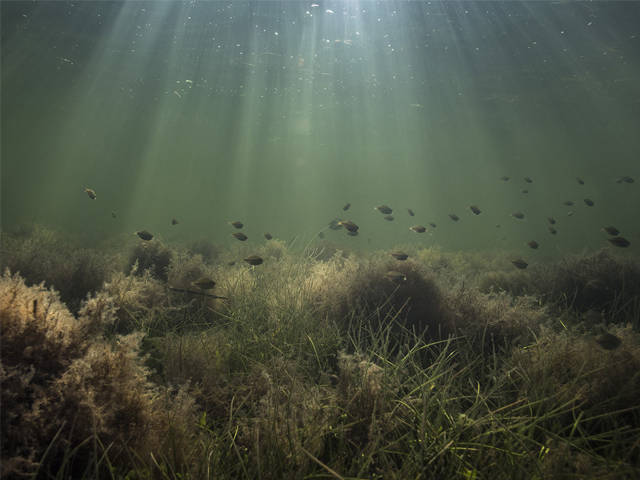
%> input picture fusion-matlab/images/1.jpg, 640 x 480 px
$ octave main.m   (GNU Octave 9; MATLAB toolbox functions it lacks are replaced by stand-ins)
%> lines starting %> are read from the running program, lines starting %| are printed output that depends on the picture; in (x1, y1, x2, y2) boxes, pixels count from 0 and x2, y2 are one past the last pixel; in counts of white or black regions, pixels touching at a corner belong together; the program's own positions count from 1
### fusion-matlab/load_image.m
function img = load_image(num)
%> called with num = '1'
% num is the num of image with

prefix = 'images/';
suffix = '.jpg';
path = [prefix,num,suffix]
img = imread(path);
%> img is the input picture: size 480x640x3 uint8; mean R, G, B 76.7, 84.3, 69.3

### fusion-matlab/simple_color_balance.m
% 对图像进行灰度世界白平衡处理
% 再进行直方图自动对比度调整
function  output = simple_color_balance(image)

num = 255;

r = image(:, :, 1);
g = image(:, :, 2);
b = image(:, :, 3);

Ravg = mean(mean(r));
%> Ravg = 76.68
Gavg = mean(mean(g));
%> Gavg = 84.26
Bavg = mean(mean(b));
%> Bavg = 69.32

avgRGB = [Ravg, Gavg, Bavg];
%> avgRGB = [76.68 84.26 69.32]
grayValue = (Ravg + Gavg + Bavg)/3;
%> grayValue = 76.75
scaleValue = grayValue./avgRGB;
%> scaleValue = [1 0.911 1.11]

% newI(:,:,1) = scaleValue(1) * r;
% newI(:,:,2) = scaleValue(2) * g;
% newI(:,:,3) = scaleValue(3) * b;
%
% figure,imshow(newI);

satLevel =  0.001 * scaleValue;
%> satLevel = [0.001 0.000911 0.00111]

[m,n,p] = size(image);
%> m = 480; n = 640; p = 3
imgRGB_orig = zeros(p, m*n);

for i = 1 : p
   imgRGB_orig(i, : ) = reshape(double(image(:, :, i)), [1, m * n]);
end

imRGB = zeros(size(imgRGB_orig));

%直方图对比度调整
for ch = 1 : p
    q = [satLevel(ch), 1 - satLevel(ch)];
    tiles = quantile(imgRGB_orig(ch, :), q);
    temp = imgRGB_orig(ch, :);
    temp(find(temp < tiles(1))) = tiles(1);
    temp(find(temp > tiles(2))) = tiles(2);
    imRGB(ch, :) = temp;
    pmin = min(imRGB(ch, :));
    pmax = max(imRGB(ch, :));

% fac(A) = Amin + (A - Alow) * (Amax -Amin)/(Ahigh - Alow)
% 对于8bit图像，Amin = 0，Amax = 255
    imRGB(ch, :)  = (imRGB(ch, :) - pmin) * num /(pmax - pmin);
end
%> this loop made 3 passes
%> (q, pmin, pmax) on passes 1 to 3: ([0.001 0.999], 7, 179), ([0.000911 0.999], 6, 190.7), ([0.00111 0.999], 6, 198)

output = zeros(size(image));

for i = 1 : p
        output(:, :, i) = reshape(imRGB(i, :), [m, n]);
end
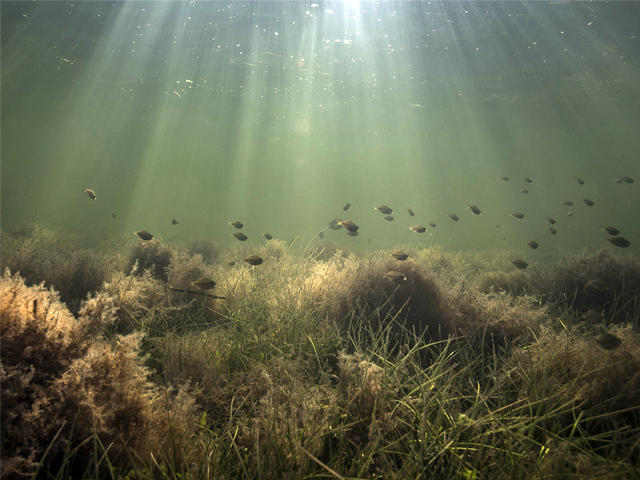
%> output: size 480x640x3 double; mean R, G, B 103.3, 108.1, 84.1

output = uint8(output);
%> output: size 480x640x3 uint8

end

### fusion-matlab/rgb_to_lab.m
function lab = rgb_to_lab(rgb)

cform = makecform('srgb2lab');  %rgb转lab公式
lab = applycform(rgb,cform);    %lab格式
%> lab: size 480x640x3 uint8; mean of channels 1, 2, 3 112.2, 123.2, 140.9

end

### fusion-matlab/bilateralFilter.m
%
% output = bilateralFilter( data, edge, ...
%                          edgeMin, edgeMax, ...
%                          sigmaSpatial, sigmaRange, ...
%                          samplingSpatial, samplingRange )
%
% Bilateral and Cross-Bilateral Filter using the Bilateral Grid.
%
% Bilaterally filters the image 'data' using the edges in the image 'edge'.
% If 'data' == 'edge', then it the standard bilateral filter.
% Otherwise, it is the 'cross' or 'joint' bilateral filter.
% For convenience, you can also pass in [] for 'edge' for the normal
% bilateral filter.
%
% Note that for the cross bilateral filter, data does not need to be
% defined everywhere.  Undefined values can be set to 'NaN'.  However, edge
% *does* need to be defined everywhere.
%
% data and edge should be of the greyscale, double-precision floating point
% matrices of the same size (i.e. they should be [ height x width ])
%
% data is the only required argument
%
% edgeMin and edgeMax specifies the min and max values of 'edge' (or 'data'
% for the normal bilateral filter) and is useful when the input is in a
% range that's not between 0 and 1.  For instance, if you are filtering the
% L channel of an image that ranges between 0 and 100, set edgeMin to 0 and
% edgeMax to 100.
%
% edgeMin defaults to min( edge( : ) ) and edgeMax defaults to max( edge(:)).
% This is probably *not* what you want, since the input may not span the
% entire range.
%
% sigmaSpatial and sigmaRange specifies the standard deviation of the space
% and range gaussians, respectively.
% sigmaSpatial defaults to min( width, height ) / 16
% sigmaRange defaults to ( edgeMax - edgeMin ) / 10.
%
% samplingSpatial and samplingRange specifies the amount of downsampling
% used for the approximation.  Higher values use less memory but are also
% less accurate.  The default and recommended values are:
%
% samplingSpatial = sigmaSpatial
% samplingRange = sigmaRange
%

function output = bilateralFilter( data, edge, edgeMin, edgeMax,...
    sigmaSpatial, sigmaRange, samplingSpatial, samplingRange )

if( ndims( data ) > 2 ),
    error( 'data must be a greyscale image with size [ height, width ]' );
end

if( ~isa( data, 'double' ) ),
    error( 'data must be of class "double"' );
end

if ~exist( 'edge', 'var' ),
    edge = data;
elseif isempty( edge ),
    edge = data;
end

if( ndims( edge ) > 2 ),
    error( 'edge must be a greyscale image with size [ height, width ]' );
end

if( ~isa( edge, 'double' ) ),
    error( 'edge must be of class "double"' );
end

inputHeight = size( data, 1 );
%> inputHeight = 480
inputWidth = size( data, 2 );
%> inputWidth = 640

if ~exist( 'edgeMin', 'var' ),
    edgeMin = min( edge( : ) );
%> edgeMin = 0
    %warning( 'edgeMin not set!  Defaulting to: %f\n', edgeMin );
end

if ~exist( 'edgeMax', 'var' ),
    edgeMax = max( edge( : ) );
%> edgeMax = 255
    %warning( 'edgeMax not set!  Defaulting to: %f\n', edgeMax );
end

edgeDelta = edgeMax - edgeMin;
%> edgeDelta = 255

if ~exist( 'sigmaSpatial', 'var' ),
    sigmaSpatial = min( inputWidth, inputHeight ) / 16;
%> sigmaSpatial = 30
    %fprintf( 'Using default sigmaSpatial of: %f\n', sigmaSpatial );
end

if ~exist( 'sigmaRange', 'var' ),
    sigmaRange = 0.1 * edgeDelta;
%> sigmaRange = 25.5
    %fprintf( 'Using default sigmaRange of: %f\n', sigmaRange );
end

if ~exist( 'samplingSpatial', 'var' ),
    samplingSpatial = sigmaSpatial;
%> samplingSpatial = 30
end

if ~exist( 'samplingRange', 'var' ),
    samplingRange = sigmaRange;
%> samplingRange = 25.5
end

if size( data ) ~= size( edge ),
    error( 'data and edge must be of the same size' );
end

% parameters
derivedSigmaSpatial = sigmaSpatial / samplingSpatial;
%> derivedSigmaSpatial = 1
derivedSigmaRange = sigmaRange / samplingRange;
%> derivedSigmaRange = 1

paddingXY = floor( 2 * derivedSigmaSpatial ) + 1;
%> paddingXY = 3
paddingZ = floor( 2 * derivedSigmaRange ) + 1;
%> paddingZ = 3

% allocate 3D grid
downsampledWidth = floor( ( inputWidth - 1 ) / samplingSpatial )...
    + 1 + 2 * paddingXY;
%> downsampledWidth = 28
downsampledHeight = floor( ( inputHeight - 1 ) / samplingSpatial )...
    + 1 + 2 * paddingXY;
%> downsampledHeight = 22
downsampledDepth = floor( edgeDelta / samplingRange ) + 1 + 2 * paddingZ;
%> downsampledDepth = 17

gridData = zeros( downsampledHeight, downsampledWidth, downsampledDepth );
gridWeights = zeros( downsampledHeight, downsampledWidth, downsampledDepth );

% compute downsampled indices
[ jj, ii ] = meshgrid( 0 : inputWidth - 1, 0 : inputHeight - 1 );

% ii =
% 0 0 0 0 0
% 1 1 1 1 1
% 2 2 2 2 2

% jj =
% 0 1 2 3 4
% 0 1 2 3 4
% 0 1 2 3 4

% so when iterating over ii( k ), jj( k )
% get: ( 0, 0 ), ( 1, 0 ), ( 2, 0 ), ... (down columns first)

di = round( ii / samplingSpatial ) + paddingXY + 1;
dj = round( jj / samplingSpatial ) + paddingXY + 1;
dz = round( ( edge - edgeMin ) / samplingRange ) + paddingZ + 1;

% perform scatter (there's probably a faster way than this)
% normally would do downsampledWeights( di, dj, dk ) = 1, but we have to
% perform a summation to do box downsampling
for k = 1 : numel( dz ),

    dataZ = data( k ); % traverses the image column wise, same as di( k )
    if ~isnan( dataZ  ),

        dik = di( k );
        djk = dj( k );
        dzk = dz( k );

        gridData( dik, djk, dzk ) = gridData( dik, djk, dzk ) + dataZ;
        gridWeights( dik, djk, dzk ) = gridWeights( dik, djk, dzk ) + 1;

    end
end
%> this loop made 307200 passes
%> (dataZ, dzk) on passes 1 to 12: (119, 9), (104, 8), (104, 8), (104, 8), (104, 8), (105, 8), (105, 8), (104, 8), (104, 8), (104, 8), (104, 8), (104, 8)
%> after the loop, dik = 20; djk = 25; dzk = 5

% make gaussian kernel
kernelWidth = 2 * derivedSigmaSpatial + 1;
%> kernelWidth = 3
kernelHeight = kernelWidth;
%> kernelHeight = 3
kernelDepth = 2 * derivedSigmaRange + 1;
%> kernelDepth = 3

halfKernelWidth = floor( kernelWidth / 2 );
%> halfKernelWidth = 1
halfKernelHeight = floor( kernelHeight / 2 );
%> halfKernelHeight = 1
halfKernelDepth = floor( kernelDepth / 2 );
%> halfKernelDepth = 1

[gridX, gridY, gridZ] = meshgrid( 0 : kernelWidth - 1,...
    0 : kernelHeight - 1, 0 : kernelDepth - 1 );
gridX = gridX - halfKernelWidth;
gridY = gridY - halfKernelHeight;
gridZ = gridZ - halfKernelDepth;
gridRSquared = ( gridX .* gridX + gridY .* gridY ) /...
    ( derivedSigmaSpatial * derivedSigmaSpatial ) +...
    ( gridZ .* gridZ ) / ( derivedSigmaRange * derivedSigmaRange );
kernel = exp( -0.5 * gridRSquared );

% convolve
blurredGridData = convn( gridData, kernel, 'same' );
blurredGridWeights = convn( gridWeights, kernel, 'same' );

% divide
% avoid divide by 0, won't read there anyway
blurredGridWeights( blurredGridWeights == 0 ) = -2;
normalizedBlurredGrid = blurredGridData ./ blurredGridWeights;
% put 0s where it's undefined
normalizedBlurredGrid( blurredGridWeights < -1 ) = 0;

% for debugging
% blurredGridWeights( blurredGridWeights < -1 ) = 0; % put zeros back

% upsample
% meshgrid does x, then y, so output arguments need to be reversed
[ jj, ii ] = meshgrid( 0 : inputWidth - 1, 0 : inputHeight - 1 );
% no rounding
di = ( ii / samplingSpatial ) + paddingXY + 1;
dj = ( jj / samplingSpatial ) + paddingXY + 1;
dz = ( edge - edgeMin ) / samplingRange + paddingZ + 1;

% interpn takes rows, then cols, etc
% i.e. size(v,1), then size(v,2), ...
output = interpn( normalizedBlurredGrid, di, dj, dz );
%> output: size 480x640 double
end

### fusion-matlab/lab_to_rgb.m
function rgb = lab_to_rgb(lab)

cform = makecform('lab2srgb');
rgb = applycform(lab,cform);

end

### fusion-matlab/saliency_detection.m
%---------------------------------------------------------
% Copyright (c) 2009 Radhakrishna Achanta [EPFL]
% Contact: firstname.lastname@epfl.ch
%---------------------------------------------------------
% Citation:
% @InProceedings{LCAV-CONF-2009-012,
%    author      = {Achanta, Radhakrishna and Hemami, Sheila and Estrada,
%                  Francisco and S?strunk, Sabine},
%    booktitle   = {{IEEE} {I}nternational {C}onference on {C}omputer
%                  {V}ision and {P}attern {R}ecognition},
%    year        = 2009
% }
%---------------------------------------------------------
% Please note that the saliency maps generated using this
% code may be slightly different from those of the paper.
% This seems to be because the RGB to Lab conversion is
% different from the one used for the results in the C++ code.
% The C++ code is available on the same page as this matlab
% code (http://ivrg.epfl.ch/supplementary_material/RK_CVPR09/index.html)
% One should preferably use the C++ as reference and use
% this matlab implementation mostly as proof of concept
% demo code.
%---------------------------------------------------------
function sm = saliency_detection(img)
%
%---------------------------------------------------------
% Read image and blur it with a 3x3 or 5x5 Gaussian filter
%---------------------------------------------------------
%img = imread('input_image.jpg');%Provide input image path
gfrgb = imfilter(img, fspecial('gaussian', 3, 3), 'symmetric', 'conv');
%---------------------------------------------------------
% Perform sRGB to CIE Lab color space conversion (using D65)
%---------------------------------------------------------
%cform = makecform('srgb2lab', 'whitepoint', whitepoint('d65'));
cform = makecform('srgb2lab');
lab = applycform(gfrgb,cform);
%---------------------------------------------------------
% Compute Lab average values (note that in the paper this
% average is found from the unblurred original image, but
% the results are quite similar)
%---------------------------------------------------------
l = double(lab(:,:,1)); lm = mean(mean(l));
a = double(lab(:,:,2)); am = mean(mean(a));
b = double(lab(:,:,3)); bm = mean(mean(b));
%---------------------------------------------------------
% Finally compute the saliency map and display it.
%---------------------------------------------------------
sm = (l-lm).^2 + (a-am).^2 + (b-bm).^2;
%imshow(sm,[]);
%---------------------------------------------------------

### fusion-matlab/gaussian_pyramid.m
% 高斯金字塔实现步骤：
% 1. 对j级图像进行一个滤波处理（高斯金字塔则采用高斯低通滤波）;
% 2. 对j级图像进行步长2的下采样操作，得到 j-1 级图像;
% 3. 对上1,2步进行迭代操作，直到输出第0级图像结束。

function output = gaussian_pyramid(image, level)

h =1/16 * [1, 4, 6, 4, 1];
filt = h' * h;

% filt = 1/256 * [ 1  4  6  4 1;      % 高斯内核
%                 4 16 24 16 4;
%                 6 24 36 24 6;
%                 4 16 24 16 4;
%                 1  4  6  4 1 ];

output{1} = imfilter(image, filt, 'replicate', 'conv');
temp_img = image;

for i = 2 : level
    temp_img = temp_img(1: 2: end, 1: 2: end);  %向下采样，缩小图像，步长为2
    output{i} = imfilter(temp_img, filt, 'replicate', 'conv');
end

end

### fusion-matlab/laplacian_pyramid.m
% 拉普拉斯金字塔（作用：重建高斯金字塔）
function output = laplacian_pyramid(image, level)

h = 1/16 * [1, 4, 6, 4, 1];
filt = h'* h;

output{1} = image;
temp_img = image;

for i = 2 : level   % 滤波，下采样
    temp_img = temp_img(1: 2: end, 1: 2: end);
    output{i} = imfilter(temp_img, filt, 'replicate', 'conv');
end

% 计算预测残差，重建后的图像减去原始的第j级输入图像
% 即第i层为高斯金字塔i层与 i+1 层经过内插放大后图像的差
for i = 1 : level - 1
   [m, n] = size(output{i});
   output{i} = output{i} - imresize(output{i + 1}, [m, n]);
end

end

### fusion-matlab/pyramid_reconstruct.m
function output = pyramid_reconstruct(pyramid)

level = length(pyramid);

for i = level : -1 :2
    [m, n] = size(pyramid{i - 1});
    pyramid{i - 1} = pyramid{i -1} + imresize(pyramid{i}, [m, n]);
end

output = pyramid{1};
end

### fusion-matlab/main.m
%ゞEnhancing Underwater Images and Videos by Fusion〃 code
clc;
clear;
close all;

ext = '.jpg';
%filenames = { '1','2','4', '5','6', '7','8','9','10','11','12','13','14','a1', 'a2','d1','d2','d3','d4','d5','d6','d7','h1','h2','h3','h4'};
filenames = { '1','2','4', '5','6', '7','8','9','10'};
numFiles = size(filenames, 2);
tic;
for fileIndex = 1:numFiles
    filename = char(filenames(fileIndex));
    image = load_image(filename);
    %figure,imshow(image),title('origin image');
% input1
%%%%%%%%%%%%%%%%%%%%%%%%%%%%%%%%%%%%%%%%%%%%%%%%%%
img1 = simple_color_balance(image);
lab1 = rgb_to_lab(img1);    %rgb change to lab

%figure,subplot(1,2,1),imshow(img1),title('imupt1 image');
% input2
lab2 = lab1;
% bilateralFilter deal with luminance channel
lab2(:, :, 1) = uint8(bilateralFilter(double(lab2(:, :, 1))));
%lab2(:, :, 1) = uint8(guidedfilter(double(rgb2gray(image)),double(lab2(:, :, 1)), 15*4, 10^-6) );

% adaptive histogram equalization
lab2(:, :, 1) = adapthisteq(lab2(:, :, 1));
img2 = lab_to_rgb(lab2);
%subplot(1,2,2),imshow(img2),title('imupt2 image');
%%%%%%%%%%%%%%%%%%%%%%%%%%%%%%%%%%%%%%%%%%%%%%%%%%

%%%%%%%%%%%%%%%%%%%%%%%%%%%%%%%%%%%%%%%%%%%%%%%%%%
% calculate weight
%%%%%%%%%%%%%%%%%%%%%%%%%%%%%%%%%%%%%%%%%%%%%%%%%%
R1 = double(lab1(:, :, 1)/255);
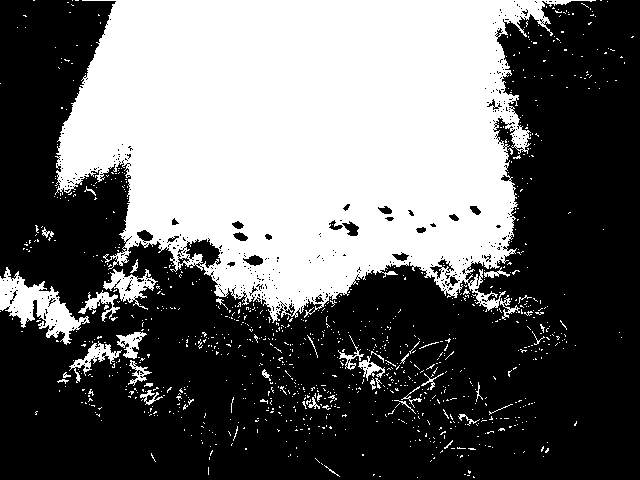
%> R1: size 480x640 double; values 0 (black) and 1 (white), 40.4% white; 1045 white regions (1005 under 20 px), largest, box (x1, y1, x2, y2) and area: (55, 0, 596, 323) 114403, (0, 267, 90, 345) 2657, (103, 269, 158, 310) 850
R2 = double(lab2(:, :, 1)/255);
%> R2: size 480x640 double; values 0 (black) and 1 (white), 47.4% white; 1274 white regions (1200 under 20 px), largest, box (x1, y1, x2, y2) and area: (0, 0, 613, 373) 126999, (54, 327, 203, 434) 4371, (337, 306, 471, 455) 3578

%1. Laplacian contrast weight (Laplacian filiter on input luminance channel)
WL1 = abs(imfilter(R1, fspecial('Laplacian'), 'replicate', 'conv'));
WL2 = abs(imfilter(R2, fspecial('Laplacian'), 'replicate', 'conv'));

% 2. Local contrast weight
h = 1/16 * [1, 4, 6, 4, 1];

whc = pi / 2.75;  % high frequency cut-off value

WLC1 = imfilter(R1, h' * h, 'replicate', 'conv');
WLC1(find(WLC1 > whc)) = whc;
WLC1 = (R1 - WLC1).^2;

WLC2 = imfilter(R2, h' * h, 'replicate', 'conv');
WLC2(find(WLC2 > whc)) = whc;
WLC2 = (R2 - WLC2).^2;
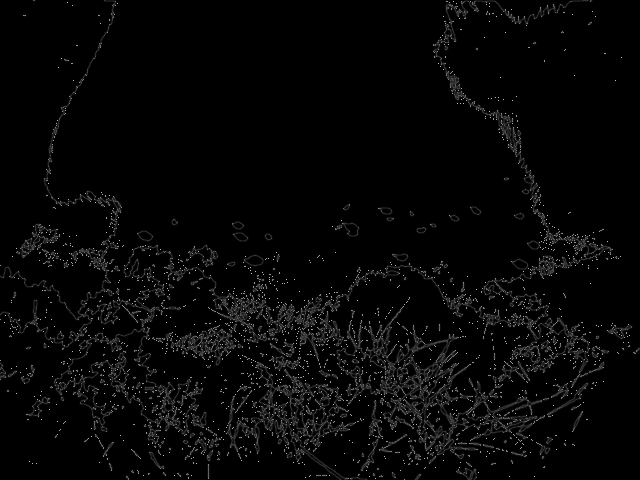
%> WLC2: size 480x640 double; min 0, max 0.739, mean 0.026

% 3. Saliency weight
WS1 = saliency_detection(img1);
%> in saliency_detection, `lab = applycform(gfrgb,cform);`: lab: size 480x640x3 uint8; mean of channels 1, 2, 3 112.3, 123.2, 140.9
%> in saliency_detection, `lm = mean(mean(l))`: lm = 112.3
%> in saliency_detection, `a = double(lab(:,:,2))`:
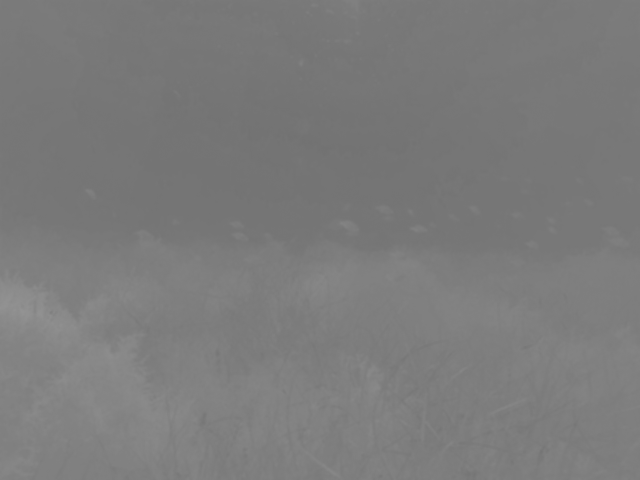
%> a: size 480x640 double; min 114, max 147, mean 123.2
%> in saliency_detection, `am = mean(mean(a))`: am = 123.2
%> in saliency_detection, `b = double(lab(:,:,3))`:
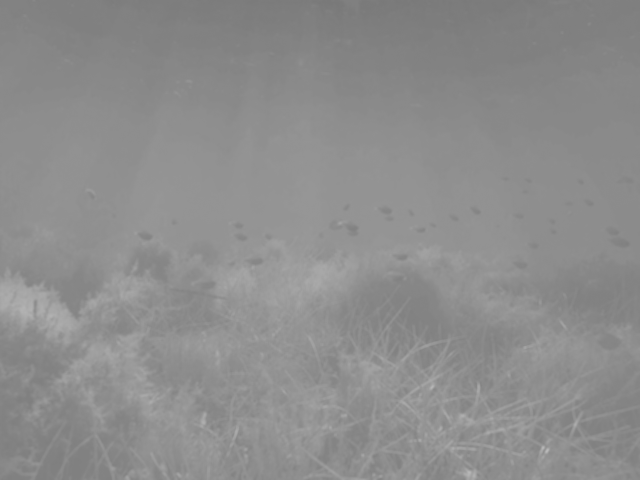
%> b: size 480x640 double; min 121, max 186, mean 140.9
%> in saliency_detection, `bm = mean(mean(b))`: bm = 140.9
WS2 = saliency_detection(img2);
%> in saliency_detection (call 2), `lab = applycform(gfrgb,cform);`: lab: size 480x640x3 uint8; mean of channels 1, 2, 3 121.4, 123.2, 140.9
%> in saliency_detection (call 2), `l = double(lab(:,:,1))`:
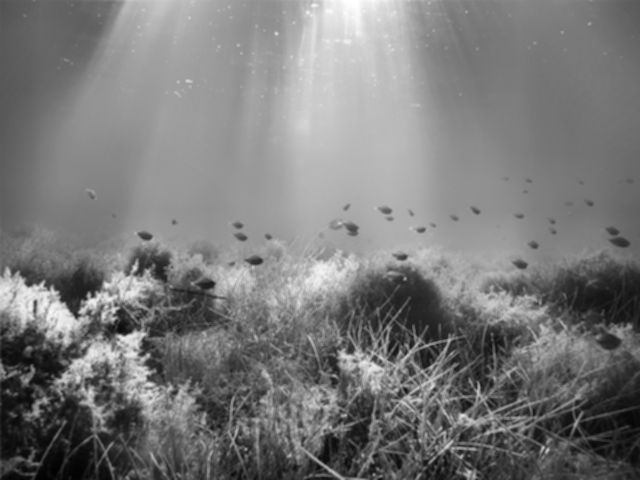
%> l: size 480x640 double; min 2, max 255, mean 121.4
%> in saliency_detection (call 2), `lm = mean(mean(l))`: lm = 121.4

% 4. Exposedness weight
average = 0.5;
sigma = 0.25;

WE1 = exp(-(R1 - average).^2 / (2 * sigma^2));
%> WE1: size 480x640 double; every value is 0.135
WE2 = exp(-(R2 - average).^2 / (2 * sigma^2));

% normalized weight
W1 = (WL1 + WLC1 + WS1 + WE1) ./ (WL1 + WLC1 + WS1 + WE1 + WL2 + WLC2 + WS2 + WE2);
W2 = (WL2 + WLC2 + WS2 + WE2) ./ (WL1 + WLC1 + WS1 + WE1 + WL2 + WLC2 + WS2 + WE2);
%%%%%%%%%%%%%%%%%%%%%%%%%%%%%%%%%%%%%%%%%%%%%%%%%%

%%%%%%%%%%%%%%%%%%%%%%%%%%%%%%%%%%%%%%%%%%%%%%%%%%
% image fusion
% R(x,y) = sum G{W} * L{I}
%%%%%%%%%%%%%%%%%%%%%%%%%%%%%%%%%%%%%%%%%%%%%%%%%%
level = 5;

% weight gaussian pyramid
Weight1 = gaussian_pyramid(W1, level);
%> after the loop in gaussian_pyramid, `for i = 2 : level`: output = 5 items
%> Weight1 = 5 items
Weight2 = gaussian_pyramid(W2, level);
%> Weight2 = 5 items

% image laplacian pyramid
% input1
r1 = laplacian_pyramid(double(double(img1(:, :, 1))), level);
%> the loop in laplacian_pyramid, `for i = 2 : level` made 4 passes
%> pass 3, in laplacian_pyramid, `temp_img = temp_img(1: 2: end, 1: 2: end);`:
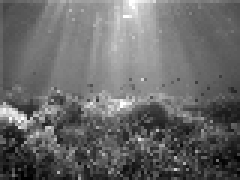
%> temp_img: size 60x80 double (shown 3 times larger); min 0, max 255, mean 104.6
%> the loop in laplacian_pyramid, `for i = 1 : level - 1` made 4 passes
%> (m, n) on passes 1 to 4: (480, 640), (240, 320), (120, 160), (60, 80)
%> r1 = 5 items
g1 = laplacian_pyramid(double(double(img1(:, :, 2))), level);
%> the loop in laplacian_pyramid (call 2), `for i = 1 : level - 1` made 4 passes
%> g1 = 5 items
b1 = laplacian_pyramid(double(double(img1(:, :, 3))), level);
%> b1 = 5 items
% input2
r2 = laplacian_pyramid(double(double(img2(:, :, 1))), level);
%> r2 = 5 items
g2 = laplacian_pyramid(double(double(img2(:, :, 2))), level);
%> g2 = 5 items
b2 = laplacian_pyramid(double(double(img2(:, :, 3))), level);
%> b2 = 5 items

% fusion
for i = 1 : level
    R_r{i} = Weight1{i} .* r1{i} + Weight2{i} .* r2{i};
    G_g{i} = Weight1{i} .* g1{i} + Weight2{i} .* g2{i};
    B_b{i} = Weight1{i} .* b1{i} + Weight2{i} .* b2{i};
end
%> after the loop, B_b = 5 items; G_g = 5 items; R_r = 5 items

% pyramin reconstruct
R = pyramid_reconstruct(R_r);
%> in pyramid_reconstruct, `level = length(pyramid);`: level = 5
%> the loop in pyramid_reconstruct, `for i = level : -1 :2` made 4 passes
%> (i, m, n) on passes 1, 2, 4: (5, 60, 80), (4, 120, 160), (2, 480, 640)
%> after the loop in pyramid_reconstruct, `for i = level : -1 :2`: pyramid = 5 items
G = pyramid_reconstruct(G_g);
%> the loop in pyramid_reconstruct (call 2), `for i = level : -1 :2` made 4 passes
B = pyramid_reconstruct(B_b);
%> (the run ends here)
